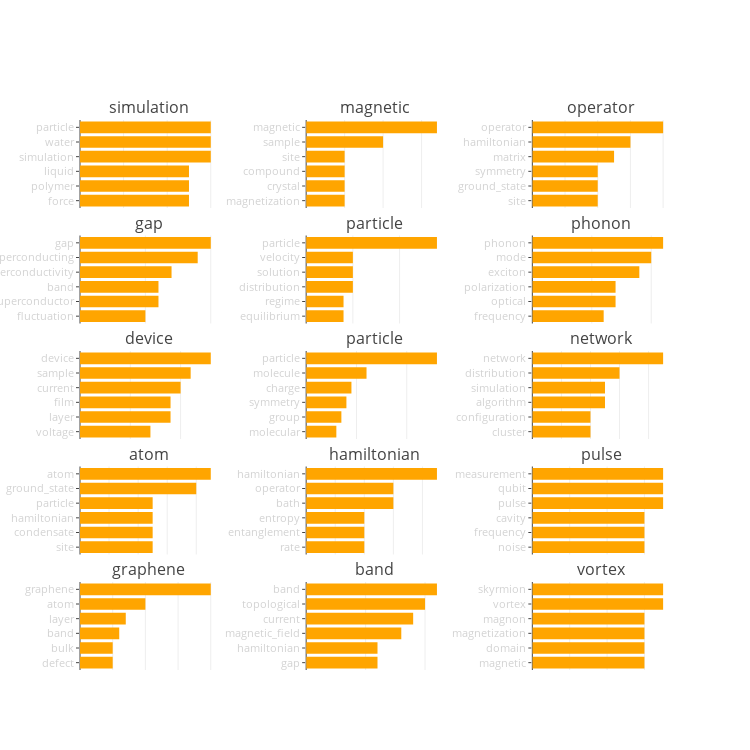

Notebook code for this chart:
### Code cell
draw_barchart(volume) # volume topics

### Figure 1 — Plotly figure (JSON) as saved in the notebook; plotly's stock layout.template omitted (floating-point values rounded to 4 significant figures)
{"data": [{"marker": {"color": "orange"}, "name": "topic #1", "orientation": "h", "type": "bar", "x": [0.005, 0.005, 0.005, 0.006, 0.006, 0.006], "xaxis": "x1", "y": ["force", "polymer", "liquid", "simulation", "water", "particle"], "yaxis": "y1"}, {"marker": {"color": "orange"}, "name": "topic #2", "orientation": "h", "type": "bar", "x": [0.005, 0.005, 0.005, 0.005, 0.01, 0.017], "xaxis": "x2", "y": ["magnetization", "crystal", "compound", "site", "sample", "magnetic"], "yaxis": "y2"}, {"marker": {"color": "orange"}, "name": "topic #3", "orientation": "h", "type": "bar", "x": [0.004, 0.004, 0.004, 0.005, 0.006, 0.008], "xaxis": "x3", "y": ["site", "ground_state", "symmetry", "matrix", "hamiltonian", "operator"], "yaxis": "y3"}, {"marker": {"color": "orange"}, "name": "topic #4", "orientation": "h", "type": "bar", "x": [0.005, 0.006, 0.006, 0.007, 0.009, 0.01], "xaxis": "x4", "y": ["fluctuation", "superconductor", "band", "superconductivity", "superconducting", "gap"], "yaxis": "y4"}, {"marker": {"color": "orange"}, "name": "topic #5", "orientation": "h", "type": "bar", "x": [0.004, 0.004, 0.005, 0.005, 0.005, 0.014], "xaxis": "x5", "y": ["equilibrium", "regime", "distribution", "solution", "velocity", "particle"], "yaxis": "y5"}, {"marker": {"color": "orange"}, "name": "topic #6", "orientation": "h", "type": "bar", "x": [0.006, 0.007, 0.007, 0.009, 0.01, 0.011], "xaxis": "x6", "y": ["frequency", "optical", "polarization", "exciton", "mode", "phonon"], "yaxis": "y6"}, {"marker": {"color": "orange"}, "name": "topic #7", "orientation": "h", "type": "bar", "x": [0.007, 0.009, 0.009, 0.01, 0.011, 0.013], "xaxis": "x7", "y": ["voltage", "layer", "film", "current", "sample", "device"], "yaxis": "y7"}, {"marker": {"color": "orange"}, "name": "topic #8", "orientation": "h", "type": "bar", "x": [0.006, 0.007, 0.008, 0.009, 0.012, 0.026], "xaxis": "x8", "y": ["molecular", "group", "symmetry", "charge", "molecule", "particle"], "yaxis": "y8"}, {"marker": {"color": "orange"}, "name": "topic #9", "orientation": "h", "type": "bar", "x": [0.004, 0.004, 0.005, 0.005, 0.006, 0.009], "xaxis": "x9", "y": ["cluster", "configuration", "algorithm", "simulation", "distribution", "network"], "yaxis": "y9"}, {"marker": {"color": "orange"}, "name": "topic #10", "orientation": "h", "type": "bar", "x": [0.005, 0.005, 0.005, 0.005, 0.008, 0.009], "xaxis": "x10", "y": ["site", "condensate", "hamiltonian", "particle", "ground_state", "atom"], "yaxis": "y10"}, {"marker": {"color": "orange"}, "name": "topic #11", "orientation": "h", "type": "bar", "x": [0.004, 0.004, 0.004, 0.006, 0.006, 0.009], "xaxis": "x11", "y": ["rate", "entanglement", "entropy", "bath", "operator", "hamiltonian"], "yaxis": "y11"}, {"marker": {"color": "orange"}, "name": "topic #12", "orientation": "h", "type": "bar", "x": [0.006, 0.006, 0.006, 0.007, 0.007, 0.007], "xaxis": "x12", "y": ["noise", "frequency", "cavity", "pulse", "qubit", "measurement"], "yaxis": "y12"}, {"marker": {"color": "orange"}, "name": "topic #13", "orientation": "h", "type": "bar", "x": [0.005, 0.005, 0.006, 0.007, 0.01, 0.02], "xaxis": "x13", "y": ["defect", "bulk", "band", "layer", "atom", "graphene"], "yaxis": "y13"}, {"marker": {"color": "orange"}, "name": "topic #14", "orientation": "h", "type": "bar", "x": [0.006, 0.006, 0.008, 0.009, 0.01, 0.011], "xaxis": "x14", "y": ["gap", "hamiltonian", "magnetic_field", "current", "topological", "band"], "yaxis": "y14"}, {"marker": {"color": "orange"}, "name": "topic #15", "orientation": "h", "type": "bar", "x": [0.006, 0.006, 0.006, 0.006, 0.007, 0.007], "xaxis": "x15", "y": ["magnetic", "domain", "magnetization", "magnon", "vortex", "skyrmion"], "yaxis": "y15"}], "layout": {"annotations": [{"font": {"size": 16}, "showarrow": false, "text": "simulation", "x": 0.1167, "xanchor": "center", "xref": "paper", "y": 1, "yanchor": "bottom", "yref": "paper"}, {"font": {"size": 16}, "showarrow": false, "text": "magnetic", "x": 0.5, "xanchor": "center", "xref": "paper", "y": 1, "yanchor": "bottom", "yref": "paper"}, {"font": {"size": 16}, "showarrow": false, "text": "operator", "x": 0.8833, "xanchor": "center", "xref": "paper", "y": 1, "yanchor": "bottom", "yref": "paper"}, {"font": {"size": 16}, "showarrow": false, "text": "gap", "x": 0.1167, "xanchor": "center", "xref": "paper", "y": 0.79, "yanchor": "bottom", "yref": "paper"}, {"font": {"size": 16}, "showarrow": false, "text": "particle", "x": 0.5, "xanchor": "center", "xref": "paper", "y": 0.79, "yanchor": "bottom", "yref": "paper"}, {"font": {"size": 16}, "showarrow": false, "text": "phonon", "x": 0.8833, "xanchor": "center", "xref": "paper", "y": 0.79, "yanchor": "bottom", "yref": "paper"}, {"font": {"size": 16}, "showarrow": false, "text": "device", "x": 0.1167, "xanchor": "center", "xref": "paper", "y": 0.58, "yanchor": "bottom", "yref": "paper"}, {"font": {"size": 16}, "showarrow": false, "text": "particle", "x": 0.5, "xanchor": "center", "xref": "paper", "y": 0.58, "yanchor": "bottom", "yref": "paper"}, {"font": {"size": 16}, "showarrow": false, "text": "network", "x": 0.8833, "xanchor": "center", "xref": "paper", "y": 0.58, "yanchor": "bottom", "yref": "paper"}, {"font": {"size": 16}, "showarrow": false, "text": "atom", "x": 0.1167, "xanchor": "center", "xref": "paper", "y": 0.37, "yanchor": "bottom", "yref": "paper"}, {"font": {"size": 16}, "showarrow": false, "text": "hamiltonian", "x": 0.5, "xanchor": "center", "xref": "paper", "y": 0.37, "yanchor": "bottom", "yref": "paper"}, {"font": {"size": 16}, "showarrow": false, "text": "pulse", "x": 0.8833, "xanchor": "center", "xref": "paper", "y": 0.37, "yanchor": "bottom", "yref": "paper"}, {"font": {"size": 16}, "showarrow": false, "text": "graphene", "x": 0.1167, "xanchor": "center", "xref": "paper", "y": 0.16, "yanchor": "bottom", "yref": "paper"}, {"font": {"size": 16}, "showarrow": false, "text": "band", "x": 0.5, "xanchor": "center", "xref": "paper", "y": 0.16, "yanchor": "bottom", "yref": "paper"}, {"font": {"size": 16}, "showarrow": false, "text": "vortex", "x": 0.8833, "xanchor": "center", "xref": "paper", "y": 0.16, "yanchor": "bottom", "yref": "paper"}], "height": 750, "margin": {"t": 120}, "showlegend": false, "title": "", "width": 750, "xaxis1": {"anchor": "y1", "domain": [0, 0.2333], "showticklabels": false}, "xaxis10": {"anchor": "y10", "domain": [0, 0.2333], "showticklabels": false}, "xaxis11": {"anchor": "y11", "domain": [0.3833, 0.6167], "showticklabels": false}, "xaxis12": {"anchor": "y12", "domain": [0.7667, 1.0], "showticklabels": false}, "xaxis13": {"anchor": "y13", "domain": [0, 0.2333], "showticklabels": false}, "xaxis14": {"anchor": "y14", "domain": [0.3833, 0.6167], "showticklabels": false}, "xaxis15": {"anchor": "y15", "domain": [0.7667, 1.0], "showticklabels": false}, "xaxis2": {"anchor": "y2", "domain": [0.3833, 0.6167], "showticklabels": false}, "xaxis3": {"anchor": "y3", "domain": [0.7667, 1.0], "showticklabels": false}, "xaxis4": {"anchor": "y4", "domain": [0, 0.2333], "showticklabels": false}, "xaxis5": {"anchor": "y5", "domain": [0.3833, 0.6167], "showticklabels": false}, "xaxis6": {"anchor": "y6", "domain": [0.7667, 1.0], "showticklabels": false}, "xaxis7": {"anchor": "y7", "domain": [0, 0.2333], "showticklabels": false}, "xaxis8": {"anchor": "y8", "domain": [0.3833, 0.6167], "showticklabels": false}, "xaxis9": {"anchor": "y9", "domain": [0.7667, 1.0], "showticklabels": false}, "yaxis1": {"anchor": "x1", "domain": [0.84, 1], "tickfont": {"color": "lightgrey", "size": 11}, "ticklen": 3}, "yaxis10": {"anchor": "x10", "domain": [0.21, 0.37], "tickfont": {"color": "lightgrey", "size": 11}, "ticklen": 3}, "yaxis11": {"anchor": "x11", "domain": [0.21, 0.37], "tickfont": {"color": "lightgrey", "size": 11}, "ticklen": 3}, "yaxis12": {"anchor": "x12", "domain": [0.21, 0.37], "tickfont": {"color": "lightgrey", "size": 11}, "ticklen": 3}, "yaxis13": {"anchor": "x13", "domain": [0, 0.16], "tickfont": {"color": "lightgrey", "size": 11}, "ticklen": 3}, "yaxis14": {"anchor": "x14", "domain": [0, 0.16], "tickfont": {"color": "lightgrey", "size": 11}, "ticklen": 3}, "yaxis15": {"anchor": "x15", "domain": [0, 0.16], "tickfont": {"color": "lightgrey", "size": 11}, "ticklen": 3}, "yaxis2": {"anchor": "x2", "domain": [0.84, 1], "tickfont": {"color": "lightgrey", "size": 11}, "ticklen": 3}, "yaxis3": {"anchor": "x3", "domain": [0.84, 1], "tickfont": {"color": "lightgrey", "size": 11}, "ticklen": 3}, "yaxis4": {"anchor": "x4", "domain": [0.63, 0.79], "tickfont": {"color": "lightgrey", "size": 11}, "ticklen": 3}, "yaxis5": {"anchor": "x5", "domain": [0.63, 0.79], "tickfont": {"color": "lightgrey", "size": 11}, "ticklen": 3}, "yaxis6": {"anchor": "x6", "domain": [0.63, 0.79], "tickfont": {"color": "lightgrey", "size": 11}, "ticklen": 3}, "yaxis7": {"anchor": "x7", "domain": [0.42, 0.58], "tickfont": {"color": "lightgrey", "size": 11}, "ticklen": 3}, "yaxis8": {"anchor": "x8", "domain": [0.42, 0.58], "tickfont": {"color": "lightgrey", "size": 11}, "ticklen": 3}, "yaxis9": {"anchor": "x9", "domain": [0.42, 0.58], "tickfont": {"color": "lightgrey", "size": 11}, "ticklen": 3}}}
